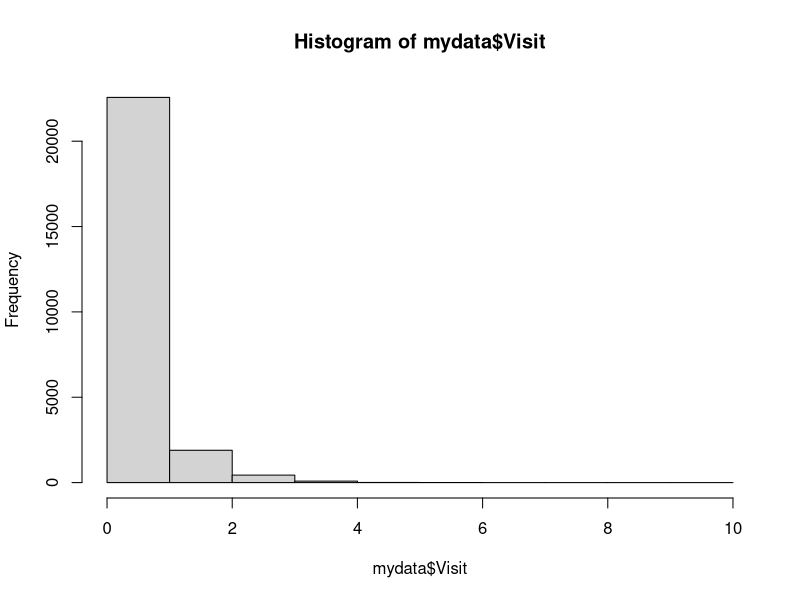
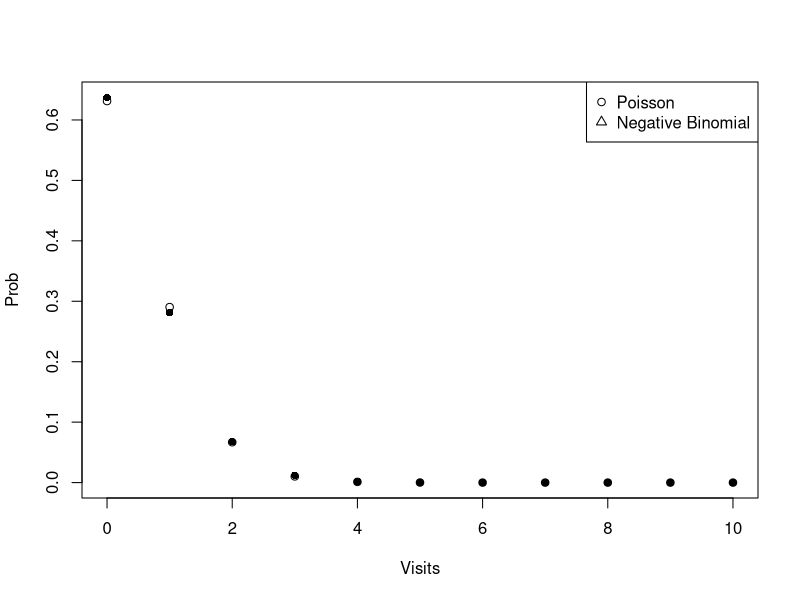

Recreate these plots in R, in order.
# install.packages("MASS")
library(MASS)

mydata <- read.csv("Mall_Visits.csv")
str(mydata)
hist(mydata$Visit, breaks=0:10)

poisson.res <- glm(Visit~., family = poisson, data = mydata)
summary(poisson.res)

y <- mydata$Visit
yhat <- predict(poisson.res, type="response")
sum((y-yhat)^2/yhat)/(nrow(mydata) - length(coef(poisson.res)))

nb.res <- glm.nb(Visit~., data = mydata)
summary(nb.res)

cbind(AIC(poisson.res), AIC(nb.res))
cbind(BIC(poisson.res), BIC(nb.res))

xbar <- colMeans(mydata)[2:6]
xb.pos <- crossprod(coef(poisson.res), c(1, xbar))
xb.nb <- crossprod(coef(nb.res), c(1,xbar))
k <- 0:10
p1 <- dpois(k, exp(xb.pos))
p2 <- dnbinom(k, size=nb.res$theta, mu=exp(xb.nb))
plot(k, p2, pch=16, xlab="Visits", ylab="Prob")
points(k,p1)
legend("topright", c("Poisson", "Negative Binomial"), pch=c(1:16))
